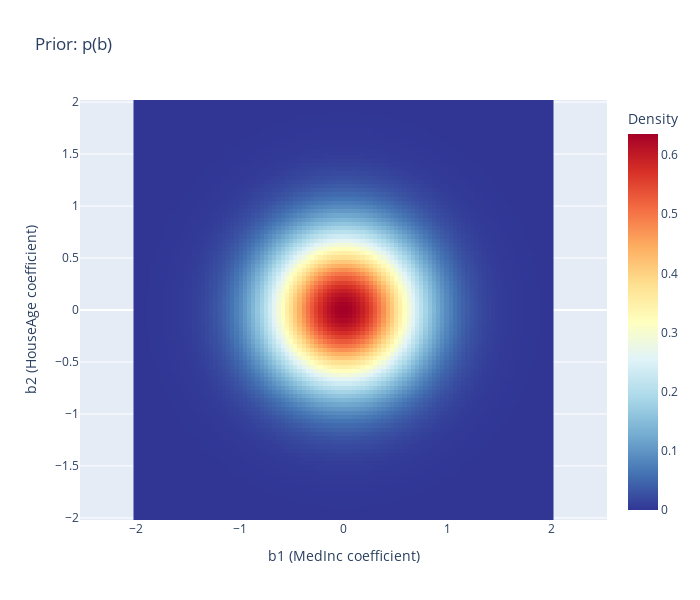

Notebook cell for this chart:
### Markdown cell above
## 4. Prior Visualisatie

We visualiseren eerst de **prior** distributie voor $(b_1, b_2)$.

### Code cell
# Compute prior density on the grid (marginalizing over b0)
# For visualization, we fix b0=0 and look at the 2D slice
prior_2d_mean = prior_mean[1:]  # [b1, b2]
prior_2d_cov = prior_cov[1:, 1:]  # 2x2 covariance for b1, b2

prior_dist_2d = multivariate_normal(mean=prior_2d_mean, cov=prior_2d_cov)
pos = np.dstack((B1, B2))
prior_density = prior_dist_2d.pdf(pos)

# Plot prior
fig = go.Figure(
    data=go.Heatmap(
        z=prior_density,
        x=b1_range,
        y=b2_range,
        colorscale="RdYlBu_r",
        colorbar=dict(title="Density"),
    )
)

fig.update_layout(
    title="Prior: p(b)",
    xaxis_title="b1 (MedInc coefficient)",
    yaxis_title="b2 (HouseAge coefficient)",
    width=700,
    height=600,
    yaxis=dict(scaleanchor="x", scaleratio=1),
)

fig.show()

### Figure 1 — Plotly figure (JSON) as saved in the notebook; plotly's stock layout.template omitted (floating-point values rounded to 4 significant figures; data arrays with more than 128 entries replaced by an {"elided": "..."} marker saying what was removed)
{"data": [{"colorbar": {"title": {"text": "Density"}}, "colorscale": [[0, "rgb(49,54,149)"], [0.1, "rgb(69,117,180)"], [0.2, "rgb(116,173,209)"], [0.3, "rgb(171,217,233)"], [0.4, "rgb(224,243,248)"], [0.5, "rgb(255,255,191)"], [0.6, "rgb(254,224,144)"], [0.7, "rgb(253,174,97)"], [0.8, "rgb(244,109,67)"], [0.9, "rgb(215,48,39)"], [1, "rgb(165,0,38)"]], "type": "heatmap", "x": [-2.0, -1.96, -1.919, -1.879, -1.838, -1.798, -1.758, -1.717, -1.677, -1.636, -1.596, -1.556, -1.515, -1.475, -1.434, -1.394, -1.354, -1.313, -1.273, -1.232, -1.192, -1.152, -1.111, -1.071, -1.03, -0.9899, -0.9495, -0.9091, -0.8687, -0.8283, -0.7879, -0.7475, -0.7071, -0.6667, -0.6263, -0.5859, -0.5455, -0.5051, -0.4646, -0.4242, -0.3838, -0.3434, -0.303, -0.2626, -0.2222, -0.1818, -0.1414, -0.101, -0.06061, -0.0202, 0.0202, 0.06061, 0.101, 0.1414, 0.1818, 0.2222, 0.2626, 0.303, 0.3434, 0.3838, 0.4242, 0.4646, 0.5051, 0.5455, 0.5859, 0.6263, 0.6667, 0.7071, 0.7475, 0.7879, 0.8283, 0.8687, 0.9091, 0.9495, 0.9899, 1.03, 1.071, 1.111, 1.152, 1.192, 1.232, 1.273, 1.313, 1.354, 1.394, 1.434, 1.475, 1.515, 1.556, 1.596, 1.636, 1.677, 1.717, 1.758, 1.798, 1.838, 1.879, 1.919, 1.96, 2.0], "y": [-2.0, -1.96, -1.919, -1.879, -1.838, -1.798, -1.758, -1.717, -1.677, -1.636, -1.596, -1.556, -1.515, -1.475, -1.434, -1.394, -1.354, -1.313, -1.273, -1.232, -1.192, -1.152, -1.111, -1.071, -1.03, -0.9899, -0.9495, -0.9091, -0.8687, -0.8283, -0.7879, -0.7475, -0.7071, -0.6667, -0.6263, -0.5859, -0.5455, -0.5051, -0.4646, -0.4242, -0.3838, -0.3434, -0.303, -0.2626, -0.2222, -0.1818, -0.1414, -0.101, -0.06061, -0.0202, 0.0202, 0.06061, 0.101, 0.1414, 0.1818, 0.2222, 0.2626, 0.303, 0.3434, 0.3838, 0.4242, 0.4646, 0.5051, 0.5455, 0.5859, 0.6263, 0.6667, 0.7071, 0.7475, 0.7879, 0.8283, 0.8687, 0.9091, 0.9495, 0.9899, 1.03, 1.071, 1.111, 1.152, 1.192, 1.232, 1.273, 1.313, 1.354, 1.394, 1.434, 1.475, 1.515, 1.556, 1.596, 1.636, 1.677, 1.717, 1.758, 1.798, 1.838, 1.879, 1.919, 1.96, 2.0], "z": {"elided": "100x100 float values"}}], "layout": {"height": 600, "title": {"text": "Prior: p(b)"}, "width": 700, "xaxis": {"title": {"text": "b1 (MedInc coefficient)"}}, "yaxis": {"scaleanchor": "x", "scaleratio": 1, "title": {"text": "b2 (HouseAge coefficient)"}}}}
